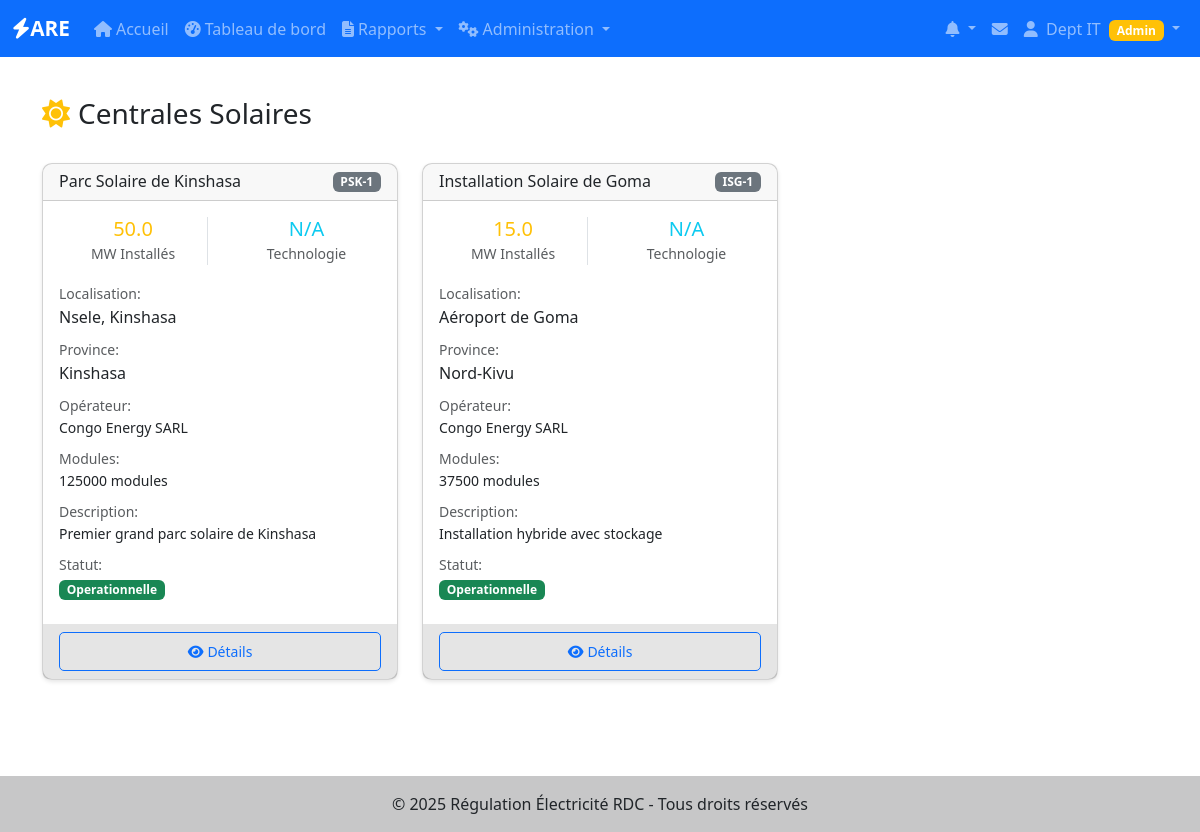
Screenshot of /production-solaire/centrales (signed in) with the database file from the repository.
### app/models/utilisateurs.py (models this page shows, shortened)
class User(UserMixin, BaseModel):
    __tablename__ = 'users'
    username = db.Column(db.String(80), unique=True, nullable=False, index=True)
    email = db.Column(db.String(120), unique=True, nullable=False, index=True)
    password_hash = db.Column(db.String(128), nullable=False)
    nom = db.Column(db.String(100))
    prenom = db.Column(db.String(100))
    role = db.Column(db.Enum('super_admin', 'admin_operateur', 'utilisateur_operateur'),
                    default='utilisateur_operateur', nullable=False)
    operateur_id = db.Column(db.Integer, db.ForeignKey('operateurs.id'), nullable=True)
    is_active = db.Column(db.Boolean, default=True, nullable=False)
    telephone = db.Column(db.String(20))
    derniere_connexion = db.Column(db.DateTime)
    operateur = db.relationship('Operateur', backref='users', lazy=True)
    def is_super_admin(self):
        return self.role == 'super_admin'
    def is_admin_operateur(self):
        return self.role == 'admin_operateur'
    def is_admin(self):
        return self.role in ['super_admin', 'admin_operateur']
    def has_permission(self, permission):
        permissions = {
            'super_admin': ['create_operateur', 'edit_operateur', 'delete_operateur',
                           'create_user', 'edit_user', 'delete_user', 'view_all_reports'],
            'admin_operateur': ['edit_own_operateur', 'create_user_operateur',
                               'edit_user_operateur', 'view_own_reports', 'create_reports'],
            'utilisateur_operateur': ['view_own_reports', 'create_reports', 'edit_own_reports']
        }
        return permission in permissions.get(self.role, [])

### app/models/production_solaire.py (models this page shows, shortened)
class CentraleSolaire(BaseModel):
    __tablename__ = 'centrales_solaire'
    operateur_id = Column(Integer, ForeignKey('operateurs.id'), nullable=False)
    nom = Column(String(200), nullable=False, index=True)
    code = Column(String(50), unique=True, nullable=False)
    localisation = Column(String(200))
    province = Column(String(100))
    puissance_installee = Column(Float)  # MWc (Mégawatt-crête)
    puissance_disponible = Column(Float)  # MW
    type_centrale = Column(String(50))  # fixe, tracker, flottante, agrovoltaïque
    technologie_modules = Column(String(50))  # silicium cristallin, couches minces, etc.
    latitude = Column(Float)
    longitude = Column(Float)
    altitude = Column(Float)  # mètres
    orientation_azimut = Column(Float)  # degrés (0=Nord, 180=Sud)
    inclinaison_modules = Column(Float)  # degrés
    nombre_modules = Column(Integer)
    puissance_unitaire_module = Column(Float)  # Wc
    marque_modules = Column(String(100))
    modele_modules = Column(String(100))
    technologie_cellules = Column(String(50))  # monocristallin, polycristallin
    nombre_onduleurs = Column(Integer)
    puissance_unitaire_onduleur = Column(Float)  # kW
    marque_onduleurs = Column(String(100))
    type_onduleur = Column(String(50))  # string, central, micro
    rendement_onduleur = Column(Float)  # %
    stockage_batterie = Column(Boolean, default=False)
    capacite_stockage = Column(Float)  # kWh
    type_batterie = Column(String(50))  # lithium-ion, plomb-acide, etc.
    nombre_batteries = Column(Integer)
    marque_batteries = Column(String(100))
    systeme_suivi = Column(Boolean, default=False)
    type_suivi = Column(String(50))  # monoaxial, biaxial
    precision_suivi = Column(Float)  # degrés
    niveau_tension = Column(Float)  # kV
    tension_evacuation = Column(String(50))  # kV
    nombre_transformateurs = Column(Integer)
    puissance_transformateurs = Column(Float)  # MVA
    irradiation_annuelle_estimee = Column(Float)  # kWh/m²/an
    temperature_fonctionnement_nominale = Column(Float)  # °C
    coefficient_temperature = Column(Float)  # %/°C
    facteur_degradation_annuelle = Column(Float)  # %/an
    systeme_monitoring = Column(Boolean, default=False)
    fournisseur_monitoring = Column(String(100))
    precision_mesure = Column(Float)  # %
    statut = Column(String(50), default='operationnelle')  # operationnelle, maintenance, arret
    mode_fonctionnement = Column(String(50))  # grid-tied, off-grid, hybride
    superficie_totale = Column(Float)  # hectares
    description = Column(Text)
    date_mise_service = Column(DateTime)
    date_derniere_revision = Column(DateTime)
    prochaine_maintenance = Column(DateTime)
    constructeur = Column(String(100))
    installateur = Column(String(100))
    annee_construction = Column(Integer)
    duree_vie_estimee = Column(Integer)  # années
    garantie_modules = Column(Integer)  # années
    garantie_onduleurs = Column(Integer)  # années
    observations = Column(Text)
    operateur = relationship("Operateur", back_populates="centrales_solaire")
    rapports = relationship("RapportSolaire", back_populates="centrale", cascade="all, delete-orphan")

### app/models/operateurs.py (models this page shows, shortened)
class Operateur(BaseModel):
    __tablename__ = 'operateurs'
    nom = db.Column(db.String(200), nullable=False, index=True)
    sigle = db.Column(db.String(50))
    type_operateur = db.Column(db.String(50))  # Production, Transport, Distribution
    adresse = db.Column(db.Text)
    ville = db.Column(db.String(100))
    province = db.Column(db.String(100))
    telephone = db.Column(db.String(20))
    email = db.Column(db.String(120))
    site_web = db.Column(db.String(200))
    numero_licence = db.Column(db.String(100), unique=True)
    date_licence = db.Column(db.Date)
    statut_licence = db.Column(db.String(20), default='active')  # active, suspendue, expirée
    capacite_installee = db.Column(db.Float)  # en MW
    zone_couverture = db.Column(db.Text)
    nombre_clients = db.Column(db.Integer)
    observations = db.Column(db.Text)
    centrales_hydro = db.relationship("CentraleHydro", back_populates="operateur", lazy=True)
    centrales_thermique = db.relationship("CentraleThermique", back_populates="operateur", lazy=True)
    centrales_solaire = db.relationship("CentraleSolaire", back_populates="operateur", lazy=True)
    lignes_transport = db.relationship("LigneTransport", back_populates="operateur", lazy=True)
    postes_transport = db.relationship("PosteTransport", back_populates="operateur", lazy=True)
    reseaux_distribution = db.relationship("ReseauDistribution", back_populates="operateur", lazy=True)

### app/production_solaire/routes.py (the view)
@production_solaire.route('/centrales')
@login_required
def liste_centrales():
    centrales = get_accessible_centrales_solaire()
    return render_template('production_solaire/liste_centrales.html',
                         centrales=centrales,
                         title='Centrales Solaires')

### app/production_solaire/routes.py (called while the page is built)
def get_accessible_centrales_solaire():
    if current_user.is_admin():
        return CentraleSolaire.query.filter_by(actif=True).all()
    elif current_user.operateur:
        return CentraleSolaire.query.filter_by(
            operateur_id=current_user.operateur.id,
            actif=True
        ).all()
    return []

### app/templates/production_solaire/liste_centrales.html (shortened to what this page needs)
{% extends "base.html" %}
{% block content %}
<div class="d-flex justify-content-between align-items-center mb-4">
    <h1 class="h3">
        <i class="fas fa-sun me-2 text-warning"></i>Centrales Solaires
    </h1>
</div>
{% if centrales %}
<div class="row">
    {% for centrale in centrales %}
    <div class="col-md-6 col-lg-4 mb-4">
        <div class="card h-100">
            <div class="card-header d-flex justify-content-between align-items-center">
                <h6 class="mb-0">{{ centrale.nom }}</h6>
                <span class="badge bg-secondary">{{ centrale.code }}</span>
            </div>
            <div class="card-body">
                <div class="row text-center mb-3">
                    <div class="col-6">
                        <div class="border-end">
                            <h5 class="text-warning mb-0">{{ centrale.puissance_installee or 'N/A' }}</h5>
                            <small class="text-muted">MW Installés</small>
                        </div>
                    </div>
                    <div class="col-6">
                        <h5 class="text-info mb-0">{{ centrale.type_technologie or 'N/A' }}</h5>
                        <small class="text-muted">Technologie</small>
                    </div>
                </div>
                <div class="mb-2">
                    <small class="text-muted">Localisation:</small>
                    <div>{{ centrale.localisation or 'Non spécifiée' }}</div>
                </div>
                <div class="mb-2">
                    <small class="text-muted">Province:</small>
                    <div>{{ centrale.province or 'Non spécifiée' }}</div>
                </div>
                {% if centrale.operateur %}
                <div class="mb-2">
                    <small class="text-muted">Opérateur:</small>
                    <div class="small">{{ centrale.operateur.nom }}</div>
                </div>
                {% endif %}
                {% if centrale.nombre_modules %}
                <div class="mb-2">
                    <small class="text-muted">Modules:</small>
                    <div class="small">{{ centrale.nombre_modules }} modules</div>
                </div>
                {% endif %}
                {% if centrale.description %}
                <div class="mb-2">
                    <small class="text-muted">Description:</small>
                    <div class="small">{{ centrale.description[:100] }}{% if centrale.description|length > 100 %}...{% endif %}</div>
                </div>
                {% endif %}
                <div class="mb-2">
                    <small class="text-muted">Statut:</small>
                    <div>
                        <span class="badge {% if centrale.statut == 'operationnelle' %}bg-success{% elif centrale.statut == 'maintenance' %}bg-warning{% else %}bg-danger{% endif %}">
                            {{ centrale.statut|title }}
                        </span>
                    </div>
                </div>
            </div>
            <div class="card-footer">
                <div class="d-flex gap-2">
                    <a href="{{ url_for('production_solaire.detail_centrale', id=centrale.id) }}"
                       class="btn btn-sm btn-outline-primary flex-fill">
                        <i class="fas fa-eye me-1"></i>Détails
                    </a>
                </div>
            </div>
        </div>
    </div>
    {% endfor %}
</div>
{% endif %}
{% endblock %}

### app/templates/base.html (shortened to what this page needs)
<!DOCTYPE html>
<html lang="fr">
<head>
    <link href="https://cdn.jsdelivr.net/npm/bootstrap@5.3.0/dist/css/bootstrap.min.css" rel="stylesheet">
    <link rel="stylesheet" href="https://cdnjs.cloudflare.com/ajax/libs/font-awesome/6.4.0/css/all.min.css">
    <link rel="stylesheet" href="{{ url_for('static', filename='css/style.css') }}">
</head>
<body>
    <nav class="navbar navbar-expand-lg navbar-dark bg-primary">
        <div class="container-fluid">
            <a class="navbar-brand" href="{{ url_for('main.index') }}">
                <i class="fas fa-bolt"></i>ARE
            </a>
            <div class="collapse navbar-collapse" id="navbarNav">
                <ul class="navbar-nav me-auto">
                    <li class="nav-item">
                        <a class="nav-link" href="{{ url_for('main.index') }}">
                            <i class="fas fa-home me-1"></i>Accueil
                        </a>
                    </li>
                    {% if current_user.is_authenticated %}
                    <li class="nav-item">
                        <a class="nav-link" href="{{ url_for('are_dashboard.index') }}">
                            <i class="fas fa-tachometer-alt me-1"></i>Tableau de bord
                        </a>
                    </li>
                    <li class="nav-item dropdown">
                        <a class="nav-link dropdown-toggle" href="#" id="rapportsDropdown" role="button" data-bs-toggle="dropdown">
                            <i class="fas fa-file-alt me-1"></i>Rapports
                        </a>
                    </li>
                    {% if current_user.is_super_admin() or current_user.is_admin_operateur() %}
                    <li class="nav-item dropdown">
                        <a class="nav-link dropdown-toggle" href="#" id="adminDropdown" role="button" data-bs-toggle="dropdown">
                            <i class="fas fa-cogs me-1"></i>Administration
                        </a>
                    </li>
                    {% endif %}
                    {% endif %}
                </ul>
                <ul class="navbar-nav">
                    {% if current_user.is_authenticated %}
                    {% from 'components/notifications.html' import dropdown_notifications %}
                    {{ dropdown_notifications() }}
                    <li class="nav-item dropdown">
                        <a class="nav-link position-relative" href="{{ url_for('notifications.messages') }}" title="Messagerie">
                            <i class="fas fa-envelope"></i>
                        </a>
                    </li>
                    <li class="nav-item dropdown">
                        <a class="nav-link dropdown-toggle" href="#" id="userDropdown" role="button" data-bs-toggle="dropdown">
                            <i class="fas fa-user me-1"></i>
                            {{ current_user.prenom or current_user.username }}
                            {% if current_user.is_super_admin() %}
                                <span class="badge bg-danger ms-1">Super Admin</span>
                            {% elif current_user.is_admin_operateur() %}
                                <span class="badge bg-warning ms-1">Admin</span>
                            {% endif %}
                        </a>
                    </li>
                    {% endif %}
                </ul>
            </div>
        </div>
    </nav>
    <main class="container my-4">
        {% block content %}{% endblock %}
    </main>
    <footer class="bg-light text-center text-lg-start mt-5">
        <div class="text-center p-3" style="background-color: rgba(0, 0, 0, 0.2);">
            © 2025 Régulation Électricité RDC - Tous droits réservés
        </div>
    </footer>
</body>
</html>

### app/static/css/style.css (style rules this page uses)
:root { --primary-color: #0d6efd; --secondary-color: #6c757d; --success-color: #198754; --danger-color: #dc3545; --warning-color: #ffc107; --info-color: #0dcaf0; }
body { min-height: 100vh; display: flex; flex-direction: column; }
main { flex: 1; }
.navbar-brand { font-weight: bold; font-size: 1.3rem; }
.card { border-radius: 10px; box-shadow: 0 2px 4px rgba(0,0,0,0.1); transition: transform 0.2s; }
.btn { border-radius: 5px; padding: 0.5rem 1.5rem; }
footer { margin-top: auto; }
.card-footer { background-color: rgba(0, 0, 0, 0.1); border-top: none; }

### rows the page displays
User: prenom "Dept IT"
CentraleSolaire: nom "Parc Solaire de Kinshasa", code "PSK-1", puissance_installee "50.0", type_technologie "N/A", localisation "Nsele, Kinshasa", province "Kinshasa", operateur.nom "Congo Energy SARL", nombre_modules "125000", description "Premier grand parc solaire de Kinshasa", statut "Operationnelle"
CentraleSolaire: nom "Installation Solaire de Goma", code "ISG-1", puissance_installee "15.0", type_technologie "N/A", localisation "Aéroport de Goma", province "Nord-Kivu", operateur.nom "Congo Energy SARL", nombre_modules "37500", description "Installation hybride avec stockage", statut "Operationnelle"
